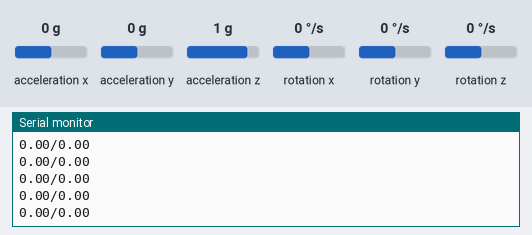
A sketch run on a simulated Arduino Uno, built with avr-gcc and run on an emulated ATmega328P. Shown: the last lines printed to the serial monitor. The inputs (shaded band) are chosen by the test bench; at power-on: acceleration y 0 g, acceleration z 1 g, acceleration x 0 g, rotation x 0 °/s, rotation y 0 °/s, rotation z 0 °/s.

Above: at 1.2 s.
1.3 s: acceleration y set to -1.4 g
At 1.45 s:
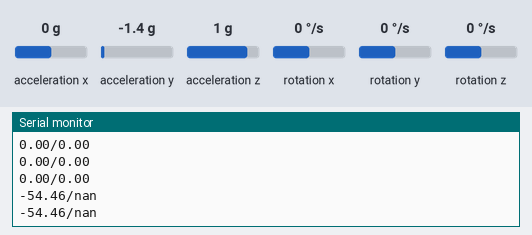
3.2 s: acceleration z set to -1.4 g
At 3.29 s:
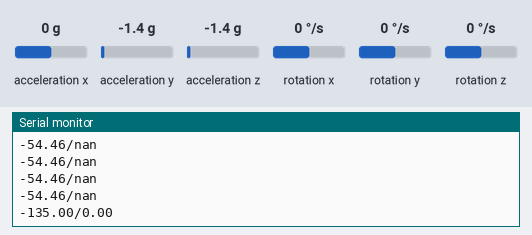
4.7 s: acceleration x set to -1.4 g
At 4.74 s:
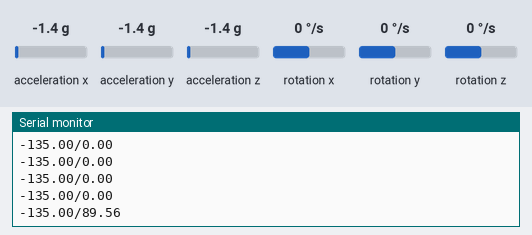

The sketch:

mpu_taepot_code.ino
```cpp
#include <Wire.h>
#include <MPU6050.h>

MPU6050 mpu;

void setup() {
  Serial.begin(9600);
  Wire.begin();
  mpu.initialize();
}

void loop() {
  int ax, ay, az;
  mpu.getAcceleration(&ax, &ay, &az);

  float roll = atan2(ay, az) * 180.0 / PI;
  float pitch = atan2(-ax, sqrt(ay * ay + az * az)) * 180.0 / PI;

  Serial.print(roll);
  Serial.print("/");
  Serial.println(pitch);

  delay(100);
}
```

Measured:
- after the input at 1.3 s, the serial monitor: prints a new line at once (image 1)
- after the input at 3.2 s, the serial monitor: prints a new line after 0.09 s (image 2)
- after the input at 4.7 s, the serial monitor: prints a new line at once (image 3)
